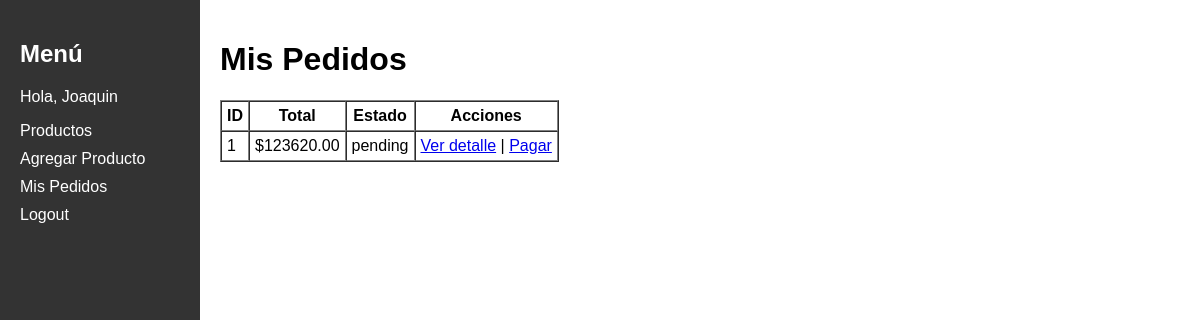
The app's page /orders/ (signed in), older data.
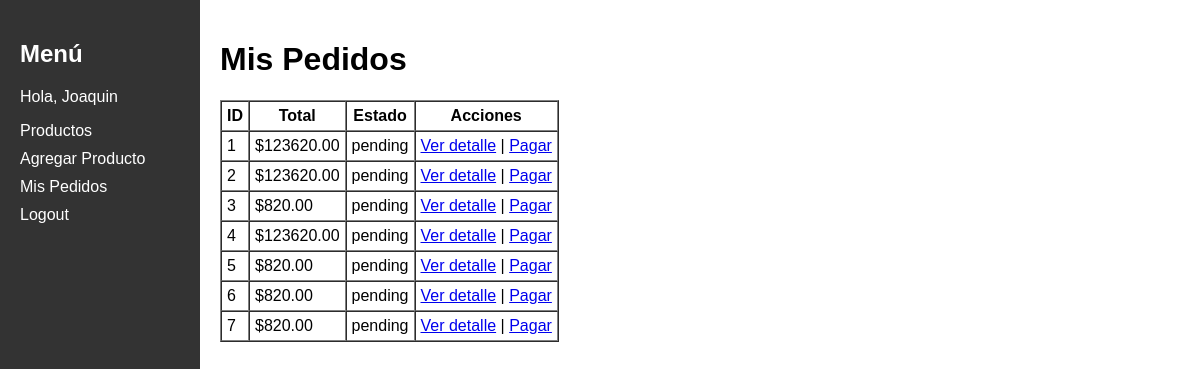
The same page, newer data.
### app/models.py (models this page shows)
class User(db.Model, UserMixin):
    id = db.Column(db.Integer, primary_key=True)
    email = db.Column(db.String(120), unique=True, nullable=False)
    password_hash = db.Column(db.String(128), nullable=False)
    name = db.Column(db.String(100))
    orders = db.relationship('Order', backref='user', lazy=True)

class Order(db.Model):
    id = db.Column(db.Integer, primary_key=True)
    user_id = db.Column(db.Integer, db.ForeignKey('user.id'), nullable=False)
    created_at = db.Column(db.DateTime, default=datetime.utcnow)
    total = db.Column(db.Numeric(10,2), default=0)
    status = db.Column(db.String(50), default='pending')
    items = db.relationship('OrderItem', backref='order', lazy=True)
    payment = db.relationship('Payment', backref='order', uselist=False)

### app/routes/orders.py (the view)
@orders_bp.route('/')
@login_required
def list_orders():
    orders = Order.query.filter_by(user_id=current_user.id).all()
    return render_template('orders.html', orders=orders)

### app/routes/auth.py (called while the page is built)
@login_manager.user_loader
def load_user(user_id):
    return User.query.get(int(user_id))

### app/templates/orders.html (shortened to what this page needs)
{% extends 'base.html' %}
{% block content %}
<h1>Mis Pedidos</h1>
{% if orders %}
<table border="1" cellpadding="5" cellspacing="0">
    <thead>
        <tr>
            <th>ID</th>
            <th>Total</th>
            <th>Estado</th>
            <th>Acciones</th>
        </tr>
    </thead>
    <tbody>
        {% for order in orders %}
        <tr>
            <td>{{ order.id }}</td>
            <td>${{ order.total }}</td>
            <td>{{ order.status }}</td>
            <td>
                <a href="{{ url_for('orders.view_order', id=order.id) }}">Ver detalle</a>
                {% if order.status == 'pending' %}
                    | <a href="{{ url_for('payments.create_preference', order_id=order.id) }}">Pagar</a>
                {% endif %}
            </td>
        </tr>
        {% endfor %}
    </tbody>
</table>
{% else %}
<p>No tienes pedidos aún.</p>
{% endif %}
{% endblock %}

### app/templates/base.html (shortened to what this page needs)
<!DOCTYPE html>
<html lang="es">
<head>
</head>
<body>
    <nav>
        <h2>Menú</h2>
        {% if current_user.is_authenticated %}
            <p>Hola, {{ current_user.name or current_user.email }}</p>
            <a href="{{ url_for('products.list_products') }}">Productos</a>
            <a href="{{ url_for('products.new_product') }}">Agregar Producto</a>
            <a href="{{ url_for('orders.list_orders') }}">Mis Pedidos</a>
            <a href="{{ url_for('auth.logout') }}">Logout</a>
        {% else %}
            <a href="{{ url_for('auth.login') }}">Login</a>
            <a href="{{ url_for('auth.register') }}">Registro</a>
        {% endif %}
    </nav>
    <main>
        {% block content %}{% endblock %}
    </main>
</body>
</html>

### app/templates/base.html (style rules this page uses)
body { margin:0; font-family: Arial, sans-serif; display:flex; }
nav { width: 200px; background: #333; color: white; min-height: 100vh; padding: 20px; box-sizing: border-box; }
nav a { color: white; text-decoration: none; display: block; margin: 10px 0; }
main { flex: 1; padding: 20px; }

Row changes from the older to the newer data that the page shows:
added Order: id "2", total "123620.00", status "pending"
added Order: id "3", total "820.00", status "pending"
added Order: id "4", total "123620.00", status "pending"
added Order: id "5", total "820.00", status "pending"
added Order: id "6", total "820.00", status "pending"
added Order: id "7", total "820.00", status "pending"
